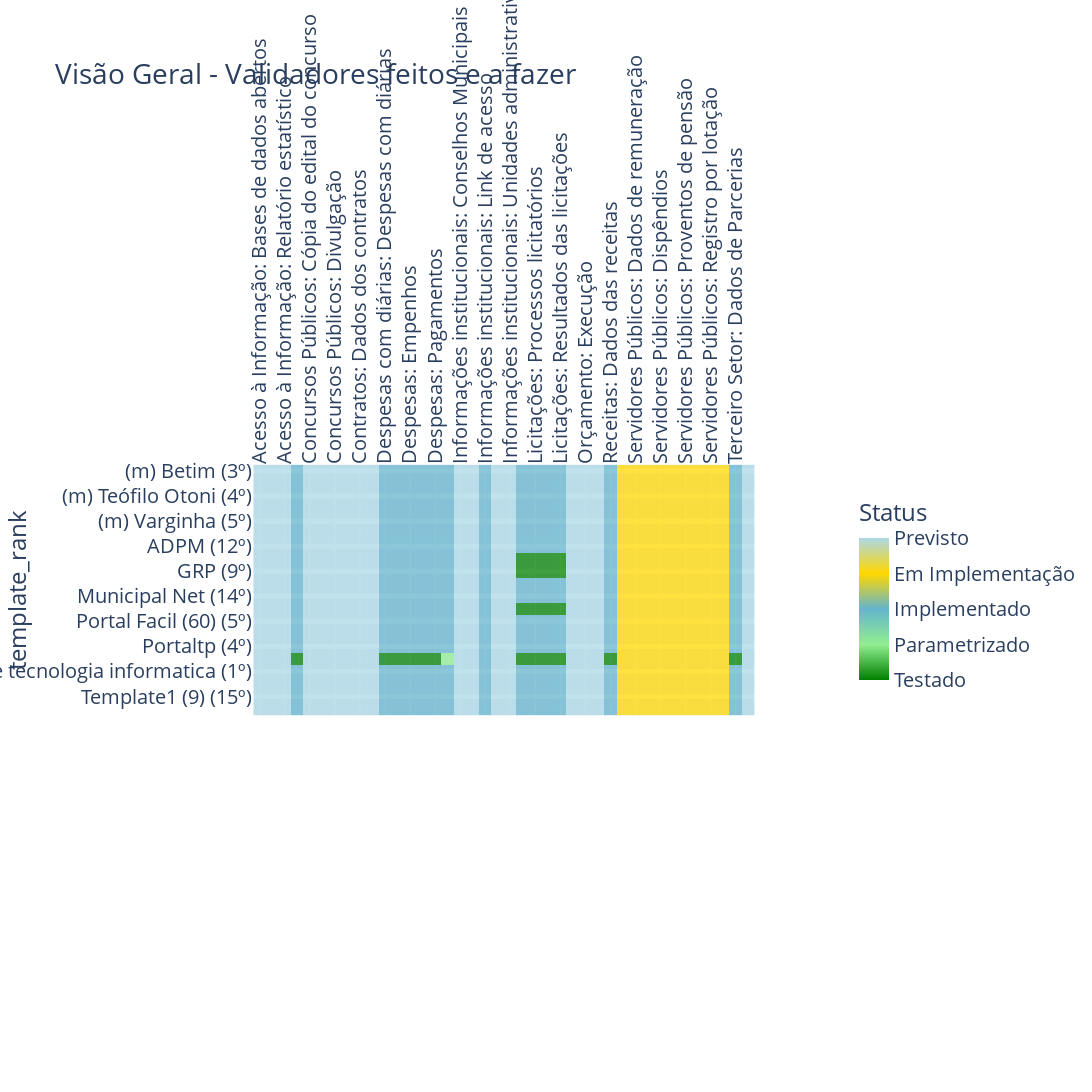

The cell this chart's notebook holds for it:
### Code cell
import plotly.express as px
import matplotlib.pyplot as plt

def plot_status_epics_dev(df, title, y_column, x_column, hue, showlegend=True):    

    fig = px.imshow(
        df, height=1700, width=1700, title=title,
        color_continuous_scale=[(0, "green"), (0.25, 'lightgreen'), (0.5, "#64b5cd"), 
                                (0.75, '#FFD700'), (1, 'lightblue')]
    )     
        
    fig.update_traces(opacity=0.75)
    fig.update_xaxes(tickangle=-90, side="top")
    fig.update_yaxes(showgrid=True, gridwidth=5)
    
    fig.update_layout(
        coloraxis_colorbar=dict(
            title="Status", 
            tickvals=[1,2,3,4,5],
            ticktext=["Testado","Parametrizado","Implementado","Em Implementação",'Previsto'],
            lenmode="pixels", 
            len=200), 
        font=dict(size=20)
    )
    
    return fig

#-----------------------------------------------------------------------

figures.plot_status_epics_dev = plot_status_epics_dev

epics_dev_df = pd.read_csv("data/epics_dev.csv", index_col="template_rank")

fig = figures.plot_status_epics_dev(epics_dev_df, title='Visão Geral - Validadores feitos e a fazer',        
        y_column='template', x_column='title', hue="state", showlegend=True)


fig.write_image('./fig/status-dev.png')#, scale=1)
fig

### Figure 1 — Plotly figure (JSON) as saved in the notebook; plotly's stock layout.template omitted (floating-point values rounded to 4 significant figures; data arrays with more than 128 entries replaced by an {"elided": "..."} marker saying what was removed)
{"data": [{"coloraxis": "coloraxis", "hovertemplate": "x: %{x}<br>template_rank: %{y}<br>color: %{z}<extra></extra>", "name": "0", "opacity": 0.75, "type": "heatmap", "x": ["Acesso à Informação: Bases de dados abertos", "Acesso à Informação: Informações", "Acesso à Informação: Relatório estatístico", "Acesso à Informação: Requisitos Exigidos", "Concursos Públicos: Cópia do edital do concurso", "Concursos Públicos: Dados do Concurso", "Concursos Públicos: Divulgação", "Contratos: Conteúdo integral", "Contratos: Dados dos contratos", "Contratos: Gerar relatório", "Despesas com diárias: Despesas com diárias", "Despesas: Consulta", "Despesas: Empenhos", "Despesas: Gerar relatório", "Despesas: Pagamentos", "Despesas: Relatórios", "Informações institucionais: Conselhos Municipais", "Informações institucionais: Estrutura organizacional", "Informações institucionais: Link de acesso", "Informações institucionais: Registro das competências", "Informações institucionais: Unidades administrativas", "Licitações: Editais", "Licitações: Processos licitatórios", "Licitações: Registro dos procedimentos", "Licitações: Resultados das licitações", "Obras públicas: Dados para acompanhamento", "Orçamento: Execução", "Orçamento: Legislação", "Receitas: Dados das receitas", "Servidores Públicos: Auxilios", "Servidores Públicos: Dados de remuneração", "Servidores Públicos: Dados dos servidores", "Servidores Públicos: Dispêndios", "Servidores Públicos: Proventos de aposentadoria", "Servidores Públicos: Proventos de pensão", "Servidores Públicos: Registro da remuneração", "Servidores Públicos: Registro por lotação", "Servidores Públicos: Relatório mensal", "Terceiro Setor: Dados de Parcerias", "Terceiro Setor: Repasses"], "xaxis": "x", "y": ["(m) Betim (3º)", "(m) Juiz de Fora (2º)", "(m) Teófilo Otoni (4º)", "(m) Uberlândia (1º)", "(m) Varginha (5º)", "ABO (13º)", "ADPM (12º)", "Betha (10º)", "GRP (9º)", "Memory (2º)", "Municipal Net (14º)", "PT (7º)", "Portal Facil (60) (5º)", "Portal Fácil (46) (6º)", "Portaltp (4º)", "Siplanweb (3º)", "Síntese tecnologia informatica (1º)", "Template1 (22) (11º)", "Template1 (9) (15º)", "Template2 (8º)"], "yaxis": "y", "z": {"elided": "20x40 int values"}}], "layout": {"coloraxis": {"colorbar": {"len": 200, "lenmode": "pixels", "ticktext": ["Testado", "Parametrizado", "Implementado", "Em Implementação", "Previsto"], "tickvals": [1, 2, 3, 4, 5], "title": {"text": "Status"}}, "colorscale": [[0, "green"], [0.25, "lightgreen"], [0.5, "#64b5cd"], [0.75, "#FFD700"], [1, "lightblue"]]}, "font": {"size": 20}, "height": 1700, "title": {"text": "Visão Geral - Validadores feitos e a fazer"}, "width": 1700, "xaxis": {"anchor": "y", "autorange": true, "constrain": "domain", "domain": [0.05976, 0.9402], "range": [-0.5, 39.5], "scaleanchor": "y", "side": "top", "tickangle": -90, "type": "category"}, "yaxis": {"anchor": "x", "autorange": true, "constrain": "domain", "domain": [0.3316, 0.6684], "gridwidth": 5, "range": [19.5, -0.5], "showgrid": true, "title": {"text": "template_rank"}, "type": "category"}}}
